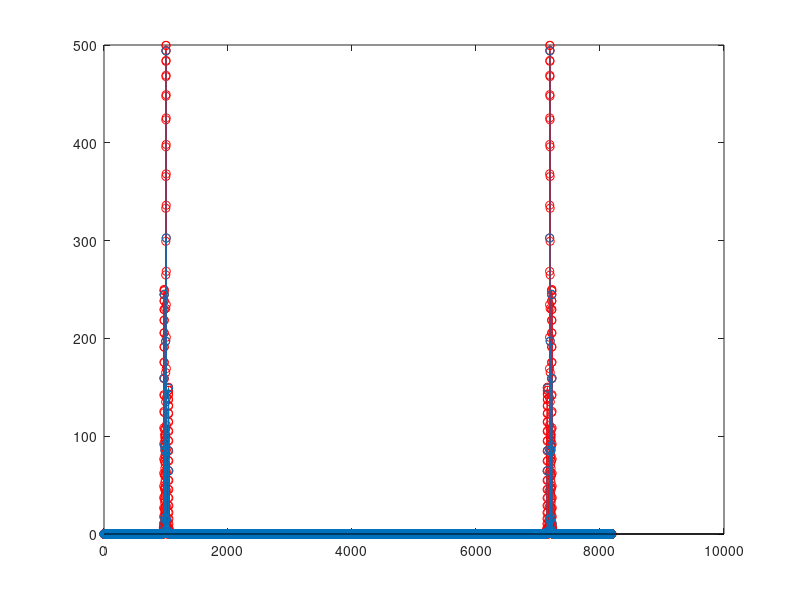

This figure's MATLAB source:
%%%%%%%%% FFT SIN HANNING %%%%%%%%%
% CLEAR
clc
clear
close all

% LOAD
load sig2_quidonc.mat

% GVars
Nb=10;

% CODE
N=length(xk);
Ta=N/Fs;
f=0:1/Ta:Fs-1/Ta;
Hn=transpose(hann(N,'periodic'));
xkh=xk.*Hn;

Nbz=N*Nb;
xkh1=[xkh zeros(1,Nbz)];
N1=length(xkh1);
Ta1=N1/Fs;
f1=0:1/Ta1:Fs-1/Ta1;

% FIGURE
stem(f1,abs(fft(xkh1)),'-r')
hold on
stem(f,abs(fft(xkh)))
